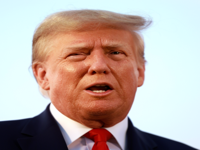

Recreate this plot in Python.
# 导入PIL库，用于处理图像
from PIL import Image
from argparse import ArgumentParser

parser = ArgumentParser(description='Convert PNG to VGA')
parser.add_argument('-i', '--image_file', help='Input PNG file', type=str)
parser.add_argument('--width', help='VGA width', type=int, default=200)
parser.add_argument('--height', help='VGA height', type=int, default=150)
args = parser.parse_args()

# 定义VGA的宽度和高度
width = args.width
height = args.height

# 定义每个像素的字节长度
byte_length = 1

# 定义每个像素的颜色值，用8位二进制表示
# 前三位是video_red，中间三位是video_green，末三位是video_blue
red = 0b11100000
green = 0b00011100
blue = 0b00000011

# 打开PNG或JPG图片，并转换为RGB模式
img = Image.open(args.image_file)
img = img.convert('RGB')
img = img.resize((width, height))
img.save("test.png")

# 获取图片的宽度和高度，并计算每行和每列需要存存储多少字节
byte_per_row = width // byte_length # 每行需要存存储width / byte_length个字节
byte_per_col = height // byte_length # 每列需要存存储height / byte_length个字节

# 创建一个空的字节数组，用于存存储图片的数据
data = bytes()
# print(img.size)

# 遍历每行和每列，将RGB值转换为二进制数据，并添加到字节数组中
for i in range(byte_per_row):
    for j in range(byte_per_col):
        # 将RGB值转换为二进制数据，并添加到字节数组中
        r, g, b = img.getpixel((i, j))
        # num = int(bin((pixel[0] & 0b11100000) | ((pixel[1] & 0b11100000) >> 3) | ((pixel[2] & 0b11000000) >> 6)), 2)
        num = (r >> 16) | (g >> 8) | b

        # print(num)
        # hex_str = format(num, '02x') # format(127, '02x') = 'FF'
        # byte = ord(hex_str) # ord('FF') = 255
        byte = int.to_bytes(num, byteorder='big', length=byte_length)
        data += byte
        # print(data)
        # data.append(byte)
        
with open(f'{args.image_file.split("/")[-1].split(".")[0]}.bin', 'wb') as f:
    f.write(data)

# # 打开一个二进制文件，用于写入图片的数据
# file = open('image.bin', 'wb')

# # 将字节数组转换为二进制数据，并写入文件中
# file.write(data)

# # 关闭文件
# file.close()
